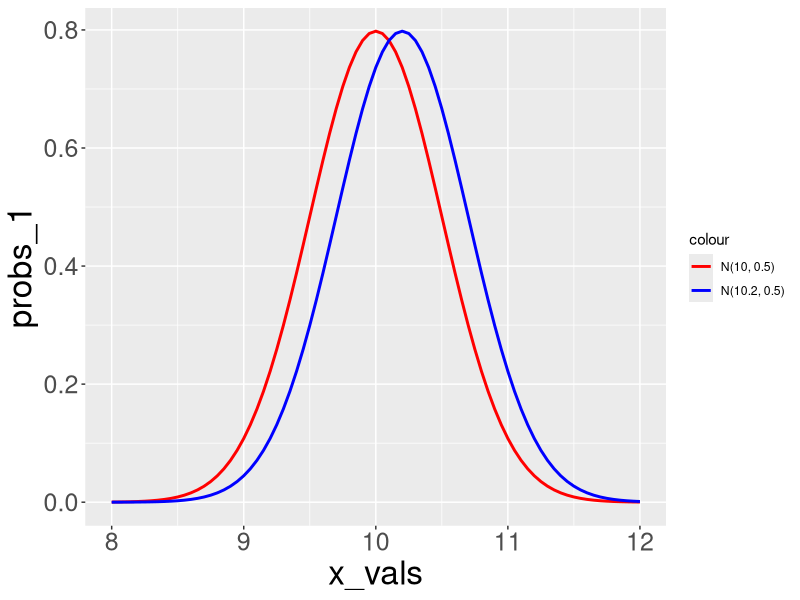
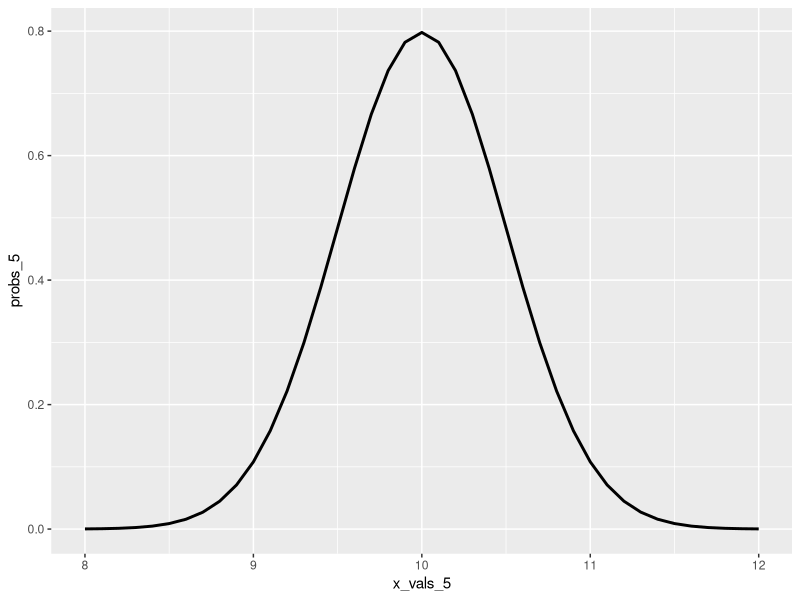

Write the R code that produced these figures, in order.
library(tidyverse)
library(magrittr)
# Question 0
# write a function that takes a vector and replaces it with the mean of that vector
x <- c(1, NA, 2, 3, 2, 2, NA)
replace_na_mean <- function(x) {
  mean(x, na.rm = TRUE)
}
replace_na_mean(x)
replace_na_mean(c(1, NA, 2, 3, 2, 2, NA))

# Question 1
# write a function that returns the sample space for the experiment consisting of sampling a 4 digit PIN
get_all_perms <- function(x) {
  pin <- expand.grid(0:9, 0:9, 0:9, 0:9)
  nrow(pin)
}
get_all_perms()

# Question 2
get_all_perms <- function(size) {
  replicate(size, 0:9, simplify = FALSE) %>%
  expand.grid()
}
get_all_perms(size = 4)
get_all_perms(size = 3)
get_all_perms(size = 1)

# Question 3
# probability that a fish will be diseased
fish <- c(0:340)
probs <- mapply(dbinom, fish, size=340, prob=0.43)
which.max(probs)

# Question 4
# plot mean=10, sd=0.5 and mean=10.2, sd=0.5
x_vals = seq(8, 12, 0.05)
probs_1 = mapply(dnorm, x_vals, mean = 10, sd = 0.5)
probs_2 = mapply(dnorm, x_vals, mean = 10.2, sd = 0.5)

ggplot() +
  geom_line(aes(x=x_vals, y=probs_1, color="blue"), size=1) +
  geom_line(aes(x=x_vals, y=probs_2, color="red"), size=1) +
  xlim(8, 12) + 
  theme(axis.title.x = element_text(size = 24), axis.title.y = element_text(size = 24)) + 
  theme(axis.text.x = element_text(size = 18), axis.text.y = element_text(size = 18)) + 
  scale_color_manual(labels = c("N(10, 0.5)", "N(10.2, 0.5)"), values = c("red", "blue"))

# draw 40 samples from first distribution
set.seed(42)
x_sample <- rnorm(40, mean=10, sd=0.5)
x_sample
# draw 40 samples from second distribution
y_sample <- rnorm(40, mean=10.2, sd=0.5)
y_sample
# do a t-test to compute x_sample and y_sample
t.test(x_sample, y_sample)
# p-value is >5, therefore the data sets are statistically different

# Question 5 - Challenge
x_vals_5 = seq(8, 12, 0.1)
probs_5 = mapply(dnorm, x_vals_5, mean = 10, sd = 0.5)

ggplot() +
  geom_line(aes(x=x_vals_5, y=probs_5), color="black", size=1) +
  xlim(8, 12)

probs_5
# for pdf, sum should equal 1
sum(probs_5)
# multiply by small value
sum(probs_5)*.1
